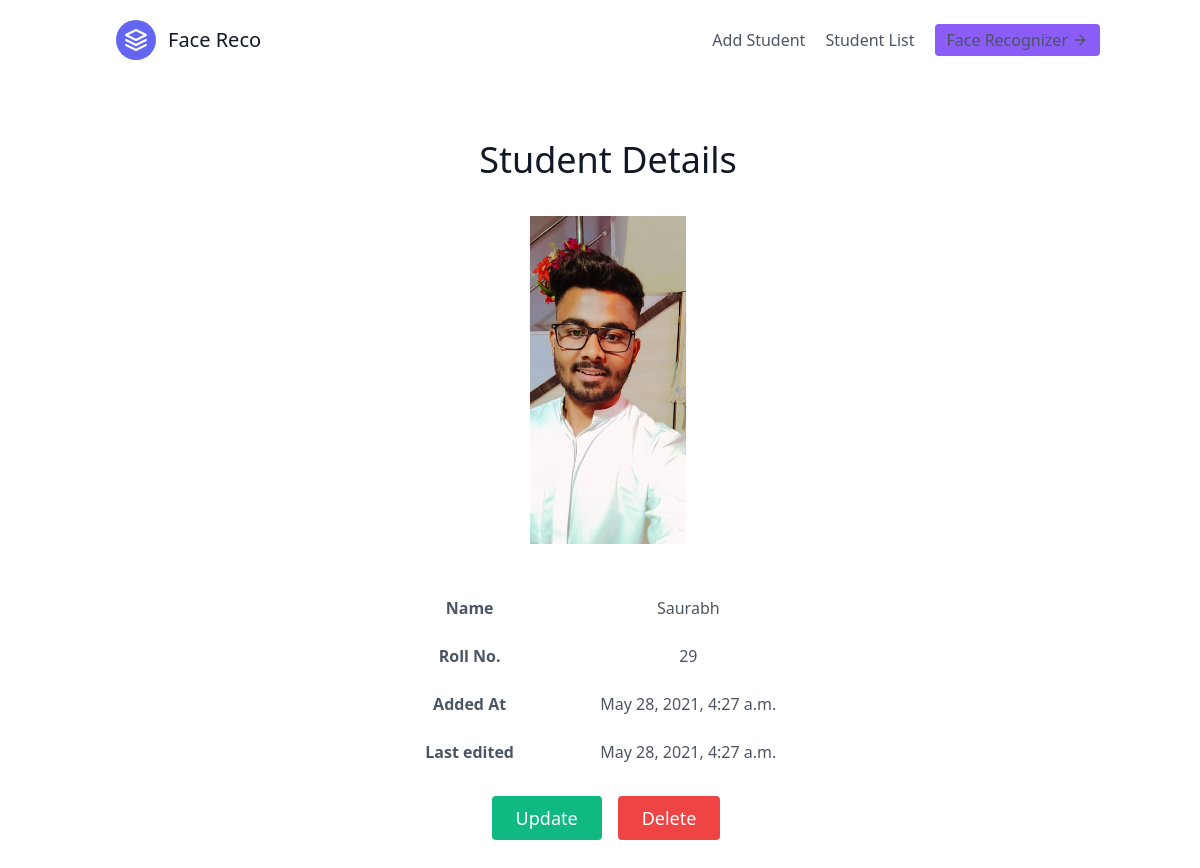
The page /student/detail/21/ on the database its author committed.
### student/models.py (models this page shows, shortened)
class Student(models.Model):
    name = models.CharField(max_length=50)
    rollNo = models.CharField(max_length=10, unique=True)
    photo = models.ImageField(upload_to=path_and_rename, blank=True)
    added_at = models.DateTimeField(auto_now_add=True, null=True, blank=True)
    updated_at = models.DateTimeField(auto_now=True, null=True, blank=True)
    class Meta:
        ordering = ["-added_at"]

### student/views.py (the view)
# urls.py: path("detail/<int:id>/", views.detailView, name="detailView"),
def detailView(request, id):
    curr_student = Student.objects.get(id=id)
    return render(
        request,
        template_name="student/detailView.html",
        context={"student": curr_student},
    )

### student/templates/student/detailView.html
{% extends "feed/index.html" %}{% block content %}
<section class="text-gray-600 body-font">
	<div
		class="
			container
			mx-auto
			flex
			px-5
			py-10
			items-center
			justify-center
			flex-col
		"
	>
		<div class="text-center lg:w-2/3 w-full py-5">
			<h1
				class="
					title-font
					sm:text-4xl
					text-3xl
					mb-4
					font-medium
					text-gray-900
				"
			>
				Student Details
			</h1>
		</div>
		<img
			class="
				lg:w-2/6
				md:w-3/6
				w-5/6
				mb-10
				object-cover object-center
				rounded
			"
			alt="hero"
			src="{{student.photo.url}}"
		/>
		<div class="text-center lg:w-2/3 w-full">
			<div class="lg:w-2/3 w-full mx-auto overflow-auto">
				<table class="table-auto w-full text-center whitespace-no-wrap">
					<tbody>
						<tr>
							<td class="px-4 py-3">
								<strong> Name </strong>
							</td>
							<td class="px-4 py-3">{{student.name}}</td>
						</tr>
						<tr>
							<td class="px-4 py-3">
								<strong> Roll No. </strong>
							</td>
							<td class="px-4 py-3">{{student.rollNo}}</td>
						</tr>
						<tr>
							<td class="px-4 py-3">
								<strong> Added At </strong>
							</td>
							<td class="px-4 py-3">{{student.added_at}}</td>
						</tr>
						<tr>
							<td class="px-4 py-3">
								<strong> Last edited </strong>
							</td>
							<td class="px-4 py-3">{{student.updated_at}}</td>
						</tr>
					</tbody>
				</table>
			</div>
			<div class="flex justify-center py-5">
				<a href="{% url 'student:updateView' student.id %}">
					<button
						class="
							mx-4
							inline-flex
							text-white
							bg-green-500
							border-0
							py-2
							px-6
							focus:outline-none
							hover:bg-indigo-600
							rounded
							text-lg
						"
					>
						Update
					</button>
				</a>
				<a
					class="mr-5 hover:text-gray-900"
					href='{% url "student:deleteView" student.id %}'
					><button
						class="
							inline-flex
							text-white
							bg-red-500
							border-0
							py-2
							px-6
							focus:outline-none
							hover:bg-indigo-600
							rounded
							text-lg
						"
					>
						Delete
					</button></a
				>
			</div>
		</div>
	</div>
</section>
{% endblock content %}

### static/css/styles.css (style rules this page uses)
* { box-sizing: border-box; margin: 0; padding: 0; }
body { max-width: 100vw; overflow-x: hidden; }
.container { margin: 0 8%; }

### rows shown on the page
Student: photo (picture), name "Saurabh", rollNo "29", added_at "May 28, 2021, 4:27 a.m.", updated_at "May 28, 2021, 4:27 a.m."
